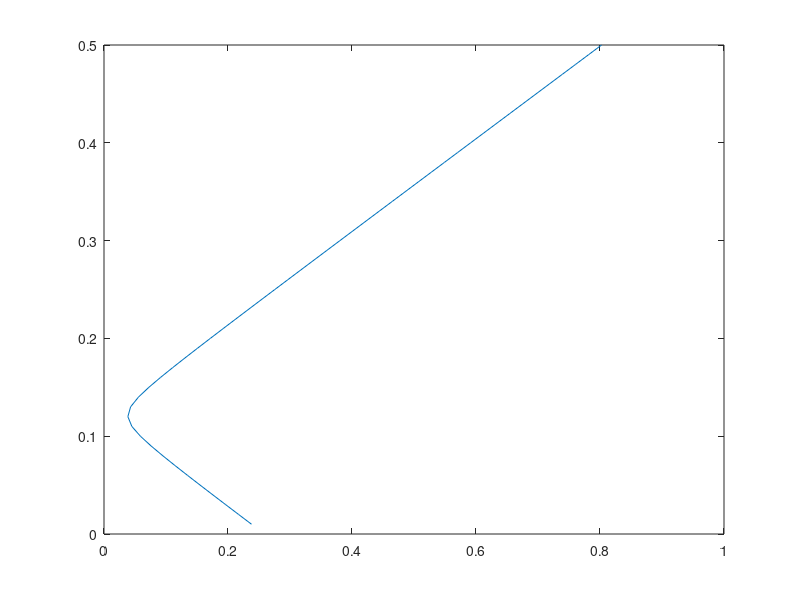

Write MATLAB code to recreate this figure.
clear; 
% Part A
%--------------------------------------------------------------------------
%script to calculate the markov efficient frontier
mu=(1:50)/100;%for fifty points
z=[0.1;0.2;0.15];%the mean return vector
C=[0.005,-0.010,0.004;-0.010,0.040,-0.002;0.004,-0.002,0.023];% the covariance vector
z1=ones(3,1);
A=z1'*((C)^-1)*z1;
if(A<0)
    display('error');
end
B=z1'*((C)^-1)*z;
C1=z'*((C)^-1)*z;
delta=(A*C1)-(B*B);
if(delta<0)
    display('error');
end
variance=zeros(1,50);
i=1;
while(i<=50)
    variance(i)=sqrt(((A*mu(i)*mu(i))-(2*B*mu(i))+C1)/delta);% applying the formula
    i=i+1;
end
plot(variance,mu);
%--------------------------------------------------------------------------
%Part B
%--------------------------------------------------------------------------
wg=(C\z1)/A;%this is the weights for the global minimum variance portfolio
% we need another point on the efficient frontier so we calculate the
% tangency portfolio with R=0%
wt=(C\z)/B;
i=1;
weight=zeros(3,50);
ret=zeros(1,50);
sd=zeros(1,50);
while(i<=50)
    % Calculate Lambda and Gamma
    lambda= (C1 - (mu(i)*B))/delta;
    gamma=  ((mu(i)*A)-B)/delta;
    w_s=((lambda*A)*wg)+((gamma*B)*wt);
    ret(i)=w_s'*z;
    sd(i)=w_s'*C*w_s;
    weight(:,i)=w_s;
    i=i+1;
end
%tabulate weights ,return, and risk
ret
sd
weight(1,:)
weight(2,:)
weight(3,:)
%--------------------------------------------------------------------------
%Part C
%--------------------------------------------------------------------------
%15 percent risk from the markowitz graph max_return=17%, min_return=5%
% the protfoli 1
lambda= (C1 - (.17*B))/delta;
gamma=  ((.17*A)-B)/delta;
display('for maximum return');
w_s=((lambda*A)*wg)+((gamma*B)*wt)
% the protfoli 1
lambda= (C1 - (.05*B))/delta;
gamma=  ((.05*A)-B)/delta;
display('for minimum return');
w_s=((lambda*A)*wg)+((gamma*B)*wt)
%--------------------------------------------------------------------------
%Part D
%--------------------------------------------------------------------------
display('Weights of the Portfolio(at 18% return)');
weight(:,18)
%--------------------------------------------------------------------------
%Part E
%--------------------------------------------------------------------------
display('the market portfolio');
display('the market portfolio weights');
w_market=(C\(z-0.1*z1))/(B-(A*.1))
display('the market portfolio return rate');
ereturn_market=(C1-B*0.1)/(B-(A*.1))
display('the market portfolio variance')
sd_market=(C1-2*0.1*B+(0.01*A))/((B-(A*.1))^2)
variance1=(1:50)/10;
cmline=((variance1*(ereturn_market-0.1))/(sd_market));
cmline=cmline+(10*ones(1,50));
%plot the cmline from the workspace to observe the CML
%--------------------------------------------------------------------------
%Part F
%--------------------------------------------------------------------------
%risk =10% expected return from markowitz efficient frontier is 16%
display('risky asset weight');
y=(.16-0.1)/(ereturn_market-.1)
display('risk-free asset weight');
1-y
%risk =25% expected return from markowitz efficient frontier is 23%
display('risky asset weight');
y=(.23-0.1)/(ereturn_market-.1)
display('risk-free asset weight');
1-y
% the protfoli 1
lambda= (C1 - (.16*B))/delta;
gamma=  ((.16*A)-B)/delta;
display('for 10% risk');
w_s=((lambda*A)*wg)+((gamma*B)*wt)
% the protfoli 2
lambda= (C1 - (.23*B))/delta;
gamma=  ((.23*A)-B)/delta;
display('for 25% risk');
w_s=((lambda*A)*wg)+((gamma*B)*wt)
